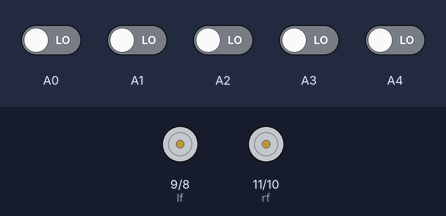
The sketch below on a simulated Arduino Uno, built with avr-gcc and run on an emulated ATmega328P. Shown: motor-driver pin pairs drawn as motors (green arrow = first pin HIGH = forward, orange = second pin HIGH = backward, longer = more drive). Inputs (shaded band) come from the test bench; at power-on: A0–4 LOW.

Above: at 1.2 s.
1.3 s: A0 driven HIGH and A1 driven HIGH
At 2.5 s:
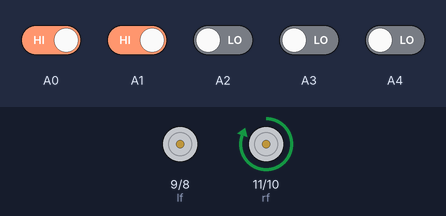
2.8 s: A4 driven HIGH
At 3.6 s:
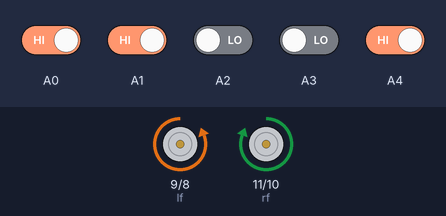
4.3 s: A3 driven HIGH
At 4.8 s:
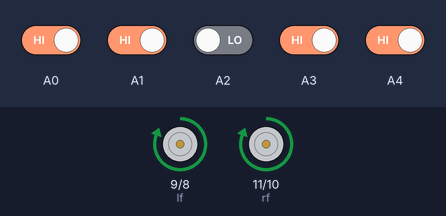
5.8 s: A1 driven LOW
At 7.0 s:
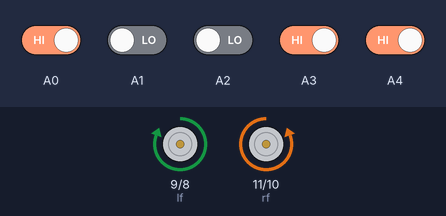
7.3 s: A0 driven LOW
At 8.3 s:
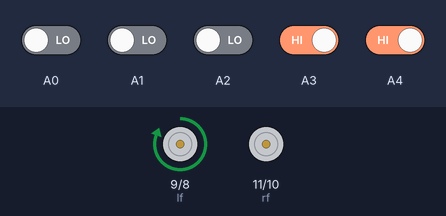
8.8 s: A0 driven HIGH
At 9.4 s:
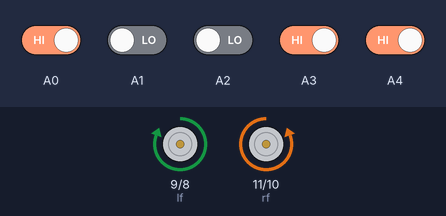
Timing chart, 0 to 11.3 s (numbered marks = the images above; inputs shaded):
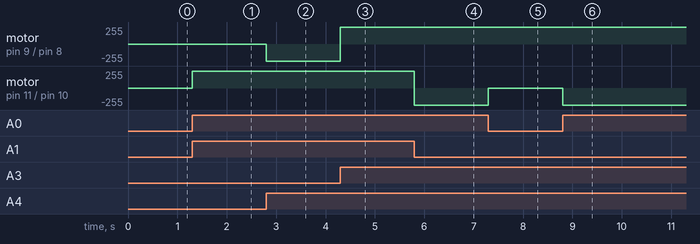

Measured:
- after the input at 1.3 s, motor on pin 11 (rf) / pin 10 (rb): stopped → forward 255/255 at once
- after the input at 2.8 s, motor on pin 9 (lf) / pin 8 (lb): stopped → backward 255/255 at once
- after the input at 4.3 s, motor on pin 9 (lf) / pin 8 (lb): backward 255/255 → forward 255/255 at once
- after the input at 5.8 s, motor on pin 11 (rf) / pin 10 (rb): forward 255/255 → backward 255/255 at once
- after the input at 7.3 s, motor on pin 11 (rf) / pin 10 (rb): backward 255/255 → stopped at once
- after the input at 8.8 s, motor on pin 11 (rf) / pin 10 (rb): stopped → backward 255/255 at once

The sketch:

maje_trying.ino
```cpp
#define rb 10
#define rf 11
#define lf 9
#define lb 8
#define r2 digitalRead(A0)
#define r1 digitalRead(A1)
#define m digitalRead(A2)
#define l2 digitalRead(A3)
#define l1 digitalRead(A4)

void setup()
{
 pinMode(lf,OUTPUT);
 pinMode(lb,OUTPUT);
 pinMode(rb,OUTPUT);
 pinMode(rf,OUTPUT);

}

void loop()
{ void forward();
  void backward();
  void left();
  void right();
  void STOP();
  void leftstrt();
  void rightstrt();

if(m==0&&l1==1&&l2==1&&r2==1&&r1==1)
{
  forward();
}
else if(m==1&&l1==1&&l2==1&&r2==1&&r1==1)
 {
  backward();
  delay(30); //time taken by boat to rotate
 }
 else if((m==0&&l1==0&&l2==0&&r2==1&&r1==1)||(m==0&&l1==1&&l2==0&&r2==1&&r1==0)||(m==1&&l1==1&&l2==1&&r2==0&&r1==1))
 {
    left();
    //delay(2190); // time takn by to turn left such that left wheel is in stop position
 }
 else if(( m==0&&l1==1&&l2==1&&r2==0&&r1==0)||(m==0&&l1==1&&l2==0&&r2==1&&r1==0)||(m==1&&l1==0&&l2==1&&r2==1&&r1==1))
   {
    right();
    //delay(2190); //time taken by bot to turn right()
   }

 else if(l2==0&&r1==1&&m==0&&r2==1&&l1==1)
   {
    leftstrt();

   }
 else if(l2==1&&r1==0&&m==0&&l1==1&&r2==1)
   {
    rightstrt();

    }
   /* //code for plus
 else if(m==0&&l1==0&&l2==0&&r2==0&&r1==0)
   {
    left();
    delay(30); // time takn by to turn left such that left wheel is in stop position
   }*/

else
STOP();}


void forward()
{
digitalWrite(lf,1);
digitalWrite(lb,0);
digitalWrite(rb,0);
digitalWrite(rf,1);
}
void backward()
{
  digitalWrite(lf,1);
digitalWrite(lb,0);
digitalWrite(rb,1);
digitalWrite(rf,0);
}
void rightstrt()
{
  digitalWrite(lf,1);
digitalWrite(lb,0);
digitalWrite(rb,1);
digitalWrite(rf,0);
}
void leftstrt()
{
  digitalWrite(lf,0);
digitalWrite(lb,1);
digitalWrite(rb,0);
digitalWrite(rf,1);
}
void right()
{
  digitalWrite(lf,1);
digitalWrite(lb,0);
digitalWrite(rb,0);
digitalWrite(rf,0);
}
void left()
{
  digitalWrite(lf,0);
digitalWrite(lb,0);
digitalWrite(rb,0);
digitalWrite(rf,1);
}
 void STOP(){
 digitalWrite(lf,0);
digitalWrite(lb,0);
digitalWrite(rb,0);
digitalWrite(rf,0);}
```
